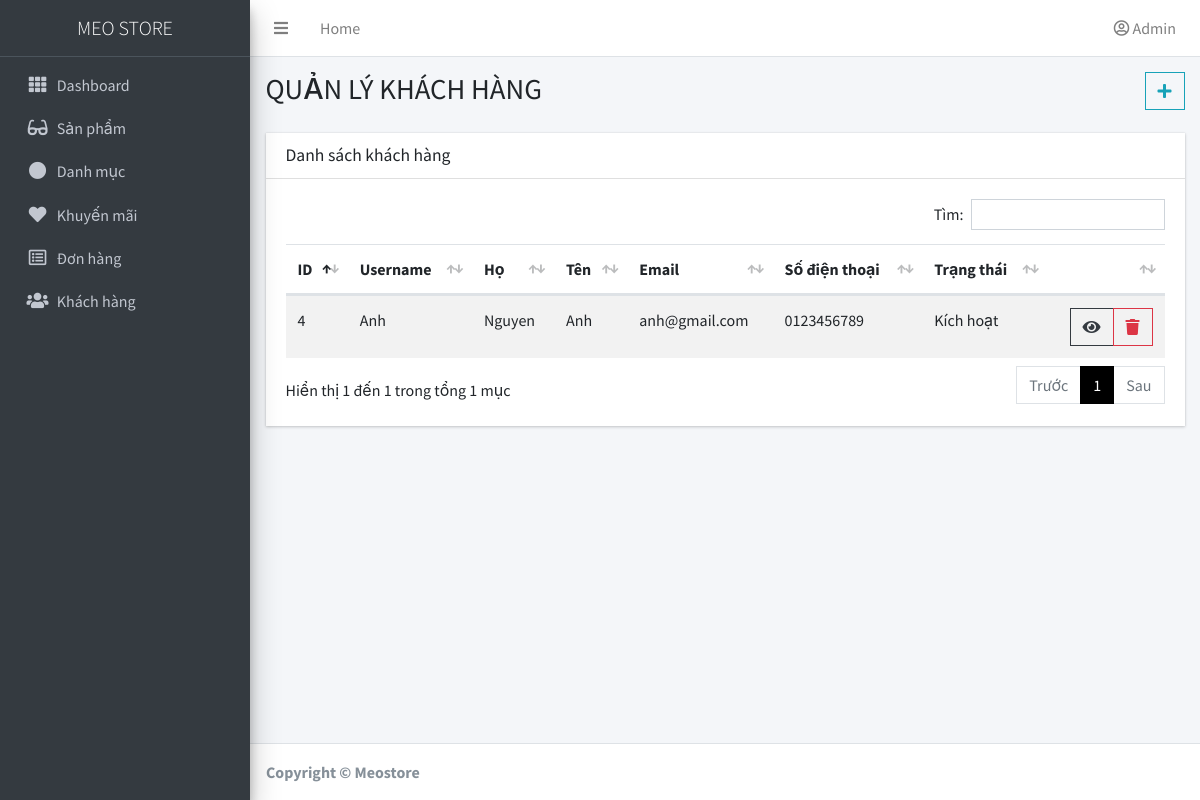
/admin/index.php?customer (signed in), run on the app's committed database.
### tables this page shows
CREATE TABLE `customers` (
  `customer_ID` int(11) NOT NULL,
  `username` varchar(255) NOT NULL,
  `password` varchar(255) DEFAULT NULL,
  `first_name` varchar(255) DEFAULT NULL,
  `last_name` varchar(255) DEFAULT NULL,
  `email` varchar(255) NOT NULL,
  `phone_number` varchar(255) DEFAULT NULL,
  `address` text DEFAULT NULL,
  `status` int(11) DEFAULT NULL,
  `created_at` datetime NOT NULL DEFAULT current_timestamp(),
  `updated_at` datetime NOT NULL DEFAULT current_timestamp() ON UPDATE current_timestamp()
);

### admin/index.php (called while the page is built)
<?php
require_once '../controller/AdminController.php';
?>

### model/database.php (called while the page is built, shortened)
<?php
class connect
{
    var $db = null;
    function __construct()
    {
        $dsn = "mysql:host=localhost; dbname=matkinh";
        $user = 'root';
        $pass = '';
        $this->db = new PDO($dsn, $user, $pass, array(PDO::MYSQL_ATTR_INIT_COMMAND => 'SET NAMES utf8'));
    }
    function getList($select)
    {
        $result = $this->db->query($select);
        return $result;
    }
}

### model/customer.php (called while the page is built, shortened)
<?php
require_once 'database.php';
class Customer
{
    public function getCustomerList()
    {
        $db = new connect();
        $sql = 'SELECT * FROM customers';
        $r = $db->getList($sql);
        return $r;
    }
}

### views/admin/customer.php (the view, shortened to what this page needs)
<?php
include('head.php');
?>
<body class="hold-transition sidebar-mini layout-fixed">
    <?php
    include('header.php');
    ?>
    <?php
    if ($action == 'customer-list') :
    ?>
        <div class="content-wrapper">
            <section class="content-header">
                <div class="container-fluid">
                    <div class="row mb-2">
                        <div class="col-sm-6">
                            <h1>QUẢN LÝ KHÁCH HÀNG</h1>
                        </div>
                        <div class="col-sm-6 action">
                            <div class="float-sm-right">
                                <a href="?act=customer-create-form" class="btn btn-outline-info btn-flat">
                                    <i class="fas fa-plus"></i>
                                </a>
                            </div>
                        </div>
                    </div>
                </div>
            </section>
            <section class="content">
                <div class="container-fluid">
                    <div class="row">
                        <div class="col-12">
                            <div class="card">
                                <div class="card-header">
                                    <h3 class="card-title">Danh sách khách hàng</h3>
                                </div>
                                <div class="card-body">
                                    <table id="table" class="table table-striped">
                                        <thead>
                                            <tr>
                                                <th>ID</th>
                                                <th>Username</th>
                                                <th>Họ</th>
                                                <th>Tên</th>
                                                <th>Email</th>
                                                <th>Số điện thoại</th>
                                                <th>Trạng thái</th>
                                                <th></th>
                                            </tr>
                                        </thead>
                                        <tbody>
                                            <?php
                                            foreach ($results as $r) :
                                            ?>
                                                <tr>
                                                    <td>
                                                        <?= $r['customer_ID'] ?>
                                                    </td>
                                                    <td>
                                                        <?= $r['username'] ?>
                                                    </td>
                                                    <td>
                                                        <?= $r['last_name'] ?>
                                                    </td>
                                                    <td>
                                                        <?= $r['first_name'] ?>
                                                    </td>
                                                    <td>
                                                        <?= $r['email'] ?>
                                                    </td>
                                                    <td>
                                                        <?= $r['phone_number'] ?>
                                                    </td>
                                                    <td>
                                                        <?php
                                                        if ($r['status'] == 0) {
                                                            echo 'Vô hiệu hóa';
                                                        } else {
                                                            echo 'Kích hoạt';
                                                        }
                                                        ?>
                                                    </td>
                                                    <td class="text-right">
                                                        <div class="btn-group">
                                                            <a href="?act=customer-edit-form&customer_ID=<?= $r['customer_ID'] ?>" class="btn btn-outline-dark btn-flat">
                                                                <i class="fas fa-eye"></i>
                                                            </a>
                                                            <a href="?act=customer-delete&customer_ID=<?= $r['customer_ID'] ?>" class="btn btn-outline-danger btn-flat">
                                                                <i class="fas fa-trash"></i>
                                                            </a>
                                                        </div>
                                                    </td>
                                                </tr>
                                            <?php
                                            endforeach;
                                            ?>
                                        </tbody>
                                    </table>
                                </div>
                            </div>
                        </div>
                    </div>
                </div>
            </section>
        </div>
    <?php
    endif;
    ?>
    <?php
    include 'footer.php';
    ?>
</body>
</html>

### assets/admin/css/custom.css (style rules this page uses)
div.card { border-radius: 0 !important; }

### data on the page
customers: customer_ID "4", username "Anh", last_name "Nguyen", first_name "Anh", email "anh@gmail.com", phone_number "0123456789", status "Kích hoạt"
